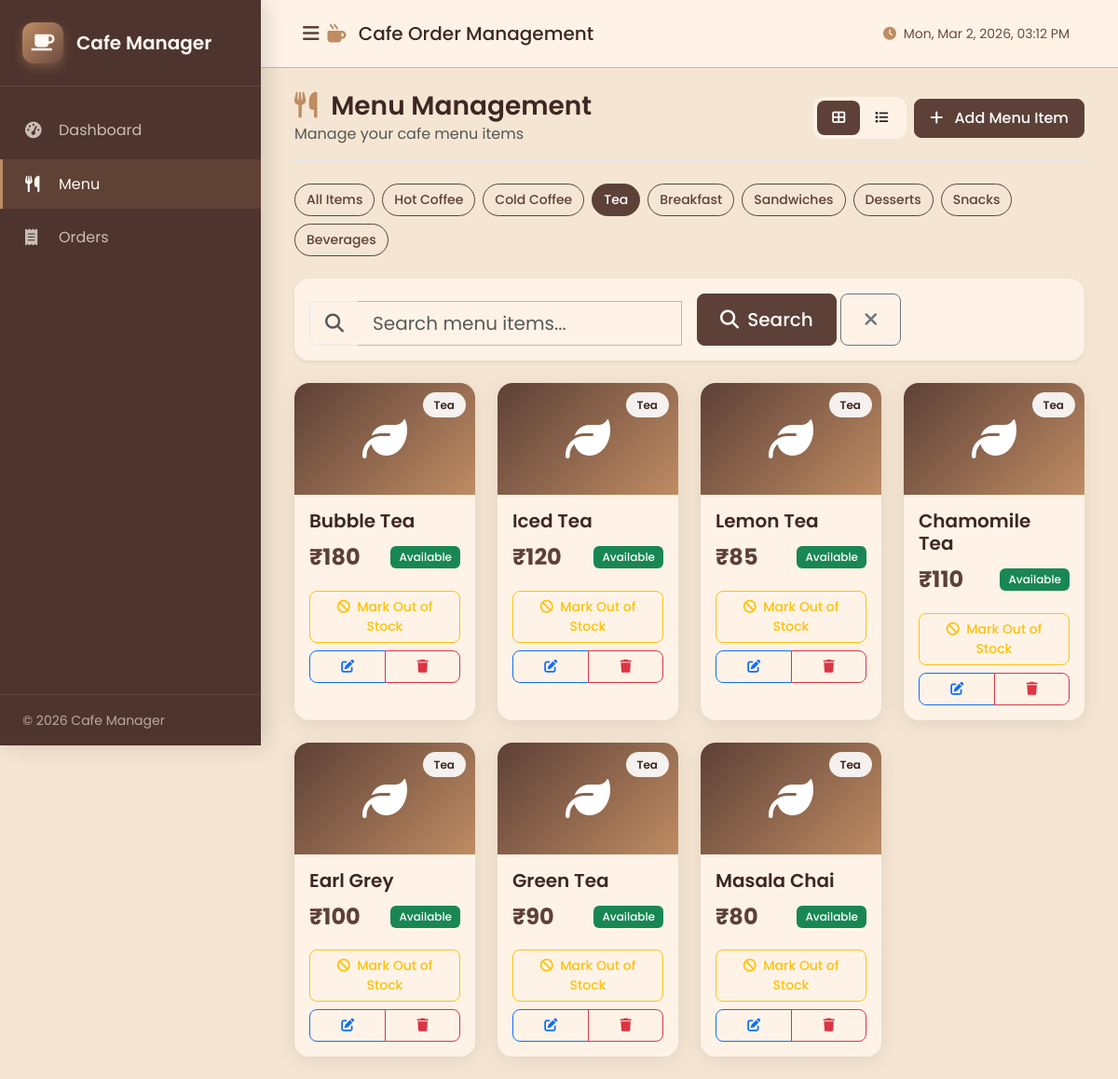
Screenshot of /menu/?category=Tea with the database file from the repository.
### app/models.py (models this page shows, shortened)
class MenuItem(db.Model):
    __tablename__ = 'menu_items'
    id = db.Column(db.Integer, primary_key=True)
    name = db.Column(db.String(100), nullable=False)
    category = db.Column(db.String(50), nullable=False)
    price = db.Column(db.Numeric(10, 2), nullable=False)
    is_available = db.Column(db.Boolean, default=True)
    created_at = db.Column(db.DateTime, default=datetime.utcnow)
    order_items = db.relationship('OrderItem', back_populates='menu_item', lazy=True)

### app/routes/menu.py (the view)
@menu_bp.route('/')
def index():
    search = request.args.get('search', '')
    category = request.args.get('category', '')
    query = MenuItem.query
    if search:
        query = query.filter(MenuItem.name.ilike(f'%{search}%'))
    if category:
        query = query.filter_by(category=category)
    menu_items = query.order_by(MenuItem.created_at.desc()).all()
    categories = db.session.query(MenuItem.category).distinct().all()
    categories = [c[0] for c in categories]
    return render_template('menu/index.html',
                         menu_items=menu_items,
                         categories=categories,
                         search=search,
                         selected_category=category)

### app/templates/menu/index.html (shortened to what this page needs)
{% extends "base.html" %}
{% block content %}
<div class="container-fluid">
    <div class="page-header mb-4 d-flex justify-content-between align-items-center flex-wrap gap-3">
        <div>
            <h1 class="h3 mb-0">
                <i class="fas fa-utensils me-2" style="color: var(--accent-color);"></i>
                Menu Management
            </h1>
            <p class="text-muted mb-0">Manage your cafe menu items</p>
        </div>
        <div class="d-flex gap-2 align-items-center">
            <div class="view-toggle d-none d-md-flex">
                <button class="btn btn-sm active" id="gridView" onclick="toggleView('grid')">
                    <i class="fas fa-th-large"></i>
                </button>
                <button class="btn btn-sm" id="listView" onclick="toggleView('list')">
                    <i class="fas fa-list"></i>
                </button>
            </div>
            <button type="button" class="btn btn-primary" data-bs-toggle="modal" data-bs-target="#addMenuItemModal">
                <i class="fas fa-plus me-2"></i>
                Add Menu Item
            </button>
        </div>
    </div>
    <div class="mb-4">
        <div class="d-flex flex-wrap gap-2">
            <a href="{{ url_for('menu.index') }}" class="btn btn-sm rounded-pill {{ 'text-white' if not selected_category else '' }}" style="{{ 'background: var(--primary-color); border-color: var(--primary-color);' if not selected_category else 'border-color: var(--primary-color); color: var(--primary-color);' }}">
                All Items
            </a>
            {% for cat in categories %}
            <a href="{{ url_for('menu.index', category=cat) }}" class="btn btn-sm rounded-pill {{ 'text-white' if selected_category == cat else '' }}" style="{{ 'background: var(--primary-color); border-color: var(--primary-color);' if selected_category == cat else 'border-color: var(--primary-color); color: var(--primary-color);' }}">
                {{ cat }}
            </a>
            {% endfor %}
        </div>
    </div>
    <div class="card border-0 shadow-sm mb-4">
        <div class="card-body">
            <form method="GET" action="{{ url_for('menu.index') }}" class="row g-3 align-items-end">
                <div class="col-md-6">
                    <div class="input-group input-group-lg">
                        <span class="input-group-text bg-transparent border-end-0">
                            <i class="fas fa-search text-muted"></i>
                        </span>
                        <input type="text" name="search" class="form-control border-start-0" placeholder="Search menu items..." value="{{ search }}">
                    </div>
                </div>
                <div class="col-md-auto">
                    <button type="submit" class="btn btn-primary btn-lg">
                        <i class="fas fa-search me-1"></i>
                        Search
                    </button>
                    {% if search or selected_category %}
                    <a href="{{ url_for('menu.index') }}" class="btn btn-outline-secondary btn-lg">
                        <i class="fas fa-times"></i>
                    </a>
                    {% endif %}
                </div>
            </form>
        </div>
    </div>
    {% if menu_items %}
        <div class="row g-4 view-section" id="gridViewSection">
            {% for item in menu_items %}
            <div class="col-xl-3 col-lg-4 col-md-6">
                <div class="card menu-card h-100 {{ 'unavailable' if not item.is_available else 'available' }}">
                    <div class="card-img-top position-relative">
                        <i class="fas fa-{{
                            'mug-hot' if 'Coffee' in item.category else
                            'leaf' if 'Tea' in item.category else
                            'bread-slice' if 'Breakfast' in item.category else
                            'hamburger' if 'Sandwich' in item.category else
                            'cookie' if 'Dessert' in item.category else
                            'cookie-bite' if 'Snack' in item.category else
                            'glass-water' if 'Beverage' in item.category else
                            'utensils' }}"></i>
                        <span class="category-badge">{{ item.category }}</span>
                    </div>
                    <div class="card-body">
                        <h5 class="card-title mb-2">{{ item.name }}</h5>
                        <div class="d-flex justify-content-between align-items-center mb-3">
                            <span class="price-tag">₹{{ "%.0f"|format(item.price) }}</span>
                            <span class="badge bg-{{ 'success' if item.is_available else 'secondary' }}">
                                {{ 'Available' if item.is_available else 'Out of Stock' }}
                            </span>
                        </div>
                        <div class="d-grid gap-2">
                            <form method="POST" action="{{ url_for('menu.toggle_availability', id=item.id) }}">
                                <button type="submit" class="btn btn-outline-{{ 'warning' if item.is_available else 'success' }} btn-sm w-100">
                                    <i class="fas fa-{{ 'ban' if item.is_available else 'check' }} me-1"></i>
                                    {{ 'Mark Out of Stock' if item.is_available else 'Mark Available' }}
                                </button>
                            </form>
                            <div class="btn-group">
                                <button type="button" class="btn btn-outline-primary btn-sm" data-bs-toggle="modal" data-bs-target="#editMenuItemModal{{ item.id }}">
                                    <i class="fas fa-edit"></i>
                                </button>
                                <button type="button" class="btn btn-outline-danger btn-sm" data-bs-toggle="modal" data-bs-target="#deleteMenuItemModal{{ item.id }}">
                                    <i class="fas fa-trash"></i>
                                </button>
                            </div>
                        </div>
                    </div>
                </div>
            </div>
            {% endfor %}
        </div>
    {% endif %}
</div>
{% endblock %}

### app/static/css/style.css (style rules this page uses)
:root { --sidebar-width: 280px; --sidebar-collapsed-width: 80px; --primary-dark: #3E2723; --primary-color: #5D4037; --secondary-color: #6D4C41; --accent-color: #BF8C63; --accent-light: #D7B19D; --content-bg: #F5E6D3; --card-bg: #FFF3E8; --sidebar-bg: #4E342E; --hover-bg: #E6C7B2; --glass-bg: rgba(255, 243, 232, 0.9); --text-dark: #2E1F1A; --text-secondary: #6E4B3A; --text-light: #FFF8F3; --text-muted: #A1887F; --success-color: #4CAF50; --warning-color: #FF9800; --danger-color: #D84315; --info-color: #8D6E63; --primary-light: #6D4C41; --coffee-cream: #FFF8F3; --coffee-brown: #5D4037; --coffee-light: #8D6E63; --shadow-soft: 0 4px 20px rgba(62, 39, 35, 0.1); --shadow-hover: 0 8px 30px rgba(62, 39, 35, 0.15); --radius-lg: 16px; --radius-md: 12px; --radius-sm: 8px; }
* { margin: 0; padding: 0; box-sizing: border-box; }
body { font-family: 'Poppins', 'Montserrat', 'Nunito', -apple-system, BlinkMacSystemFont, 'Segoe UI', Roboto, sans-serif; background: var(--content-bg); background-attachment: fixed; color: var(--text-dark); line-height: 1.6; min-height: 100vh; }
html { scroll-behavior: smooth; }
.page-header { padding-bottom: 1rem; border-bottom: 1px solid #e2e8f0; }
.page-header h1 { font-weight: 600; color: var(--primary-dark); }
.card { border-radius: var(--radius-lg); background: var(--card-bg); border: 1px solid var(--accent-light); box-shadow: var(--shadow-soft); backdrop-filter: blur(10px); transition: all 0.3s cubic-bezier(0.4, 0, 0.2, 1); }
.card-title { font-weight: 600; color: var(--primary-dark); }
.btn { font-weight: 500; padding: 0.5rem 1rem; border-radius: 8px; transition: all 0.2s ease; }
.btn-lg { padding: 0.75rem 1.5rem; }
.btn-sm { padding: 0.375rem 0.75rem; font-size: 0.875rem; }
.btn-primary { background-color: var(--primary-color); border-color: var(--primary-color); }
.form-control, .form-select { border-radius: 8px; border: 1px solid #e2e8f0; padding: 0.625rem 0.875rem; font-size: 0.9375rem; }
.form-control, .form-select { background-color: var(--card-bg); border-color: var(--accent-light); }
.input-group-text { background-color: #f8fafc; border-color: #e2e8f0; color: #64748b; }
.badge { font-weight: 500; padding: 0.5em 0.75em; border-radius: 6px; }

### app/templates/menu/index.html (style rules this page uses)
.menu-card { transition: all 0.3s cubic-bezier(0.4, 0, 0.2, 1); border: none; overflow: hidden; }
.menu-card .card-img-top { height: 120px; background: linear-gradient(135deg, var(--primary-color) 0%, var(--accent-color) 100%); display: flex; align-items: center; justify-content: center; font-size: 3rem; color: white; }
.menu-card.available .card-img-top { opacity: 1; }
.category-badge { position: absolute; top: 10px; right: 10px; background: rgba(255,255,255,0.9); padding: 4px 12px; border-radius: 20px; font-size: 0.75rem; font-weight: 600; color: var(--primary-dark); }
.price-tag { font-size: 1.5rem; font-weight: 700; color: var(--primary-color); }
.view-toggle { background: var(--glass-bg); border-radius: var(--radius-md); padding: 4px; }
.view-toggle .btn { border: none; padding: 8px 16px; }
.view-toggle .btn.active { background: var(--primary-color); color: white; }

### rows the page displays
MenuItem: category "Tea", name "Bubble Tea", price "180", is_available "Available", is_available "Mark Out of Stock"
MenuItem: category "Tea", name "Iced Tea", price "120", is_available "Available", is_available "Mark Out of Stock"
MenuItem: category "Tea", name "Lemon Tea", price "85", is_available "Available", is_available "Mark Out of Stock"
MenuItem: category "Tea", name "Chamomile Tea", price "110", is_available "Available", is_available "Mark Out of Stock"
MenuItem: category "Tea", name "Earl Grey", price "100", is_available "Available", is_available "Mark Out of Stock"
MenuItem: category "Tea", name "Green Tea", price "90", is_available "Available", is_available "Mark Out of Stock"
MenuItem: category "Tea", name "Masala Chai", price "80", is_available "Available", is_available "Mark Out of Stock"

### other values shown
{{ cat }} "Hot Coffee" "Cold Coffee" "Tea" "Breakfast" "Sandwiches" "Desserts" "Snacks" "Beverages"
